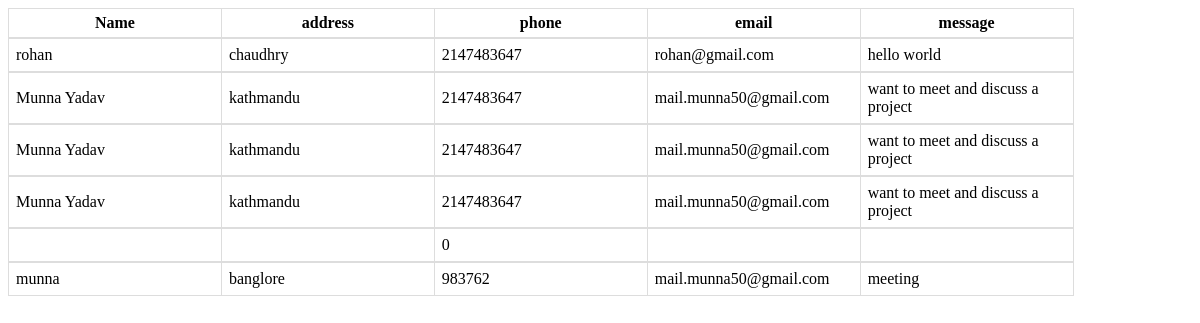
Screenshot of /admin/show_contacts.php (signed in) with the database file from the repository.
### tables this page shows
CREATE TABLE `message` (
  `Name` text NOT NULL,
  `Address` text NOT NULL,
  `Phone` int(250) NOT NULL,
  `E-mail` varchar(250) NOT NULL,
  `Message` text NOT NULL
);

### admin/contacts.php (the view, shortened to what this page needs)
<?php
function display_contact(){
$conn = mysqli_connect("localhost", "root","password", "website");
    $query = "SELECT * FROM message ";
    $select_message = mysqli_query($conn, $query);
    while ($row = mysqli_fetch_array($select_message)) {
        $name=$row['Name'];
        $address=$row['Address'];
        $phone=$row['Phone'];
        $email=$row['E-mail'];
        $comment= $row['Message'];
          echo"<table>";
          echo" <tbody>";
         echo" <tr>";
          echo"<td>{$name}</td>";
            echo"<td>{$address}</td>";
            echo"<td>{$phone}</td>";
            echo"<td>{$email}</td>";
            echo"<td> {$comment}</td>";
          echo"</tr>";
          echo"</tbody>";
         echo"</table>";
    }
}
?>

### admin/show_contacts.php (shortened to what this page needs)
<table>
    <thead><tr>
        <th>Name</th>
        <th>address</th>
        <th>phone</th>
        <th>email</th>
        <th>message</th>
    </tr></thead>
</table>
<?php
include('contacts.php');
?>
<?php
     display_contact();
?>

### admin/contacts.php (style rules this page uses)
table { border-collapse: collapse; width: 90%; table-layout:fixed; }
th { text-align: centre; padding: 5px; border: 1px solid #ddd; }
td { text-align: centre; padding: 7px; border: 1px solid #ddd; }

### rows the page displays
message: Name "rohan", Address "chaudhry", Phone "2147483647", value "rohan@gmail.com", Message "hello world"
message: Name "Munna Yadav", Address "kathmandu", Phone "2147483647", value "mail.munna50@gmail.com", Message "want to meet and discuss a project"
message: Name "Munna Yadav", Address "kathmandu", Phone "2147483647", value "mail.munna50@gmail.com", Message "want to meet and discuss a project"
message: Name "Munna Yadav", Address "kathmandu", Phone "2147483647", value "mail.munna50@gmail.com", Message "want to meet and discuss a project"
message: Phone "0"
message: Name "munna", Address "banglore", Phone "983762", value "mail.munna50@gmail.com", Message "meeting"
